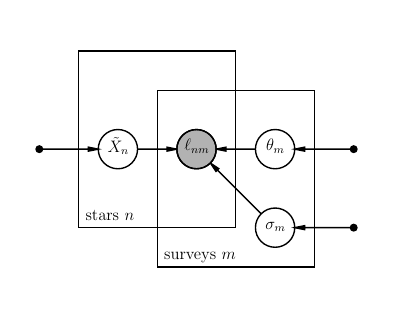

This figure's Python source:
from matplotlib import rc
rc("font", family="serif", size=12)
rc("text", usetex=True)

import daft

if __name__ == "__main__":
    pgm = daft.PGM([5, 4], origin=[-2.5, -2.10])
    pgm.add_node(daft.Node("god", r"", -2, 0, fixed=True))
    pgm.add_node(daft.Node("obs", r"$\mathcal{\ell}_{nm}$", 0, 0, observed=True))
    pgm.add_node(daft.Node("true", r"$\tilde{X}_n$", -1, 0))
    pgm.add_node(daft.Node("theta", r"$\theta_m$", 1, 0))
    pgm.add_node(daft.Node("sigma", r"$\sigma_m$", 1, -1))
    pgm.add_node(daft.Node("reg_theta", r"", 2, 0, fixed=True))
    pgm.add_node(daft.Node("reg_sigma", r"", 2, -1, fixed=True))
    pgm.add_plate(daft.Plate([-1.5, -1.00, 2, 2.25], label=r"stars $n$"))
    pgm.add_plate(daft.Plate([-0.5, -1.50, 2, 2.25], label=r"surveys $m$"))
    pgm.add_edge("theta", "obs")
    pgm.add_edge("true", "obs")
    pgm.add_edge("god", "true")
    pgm.add_edge("reg_theta", "theta")
    pgm.add_edge("reg_sigma", "sigma")
    pgm.add_edge("sigma", "obs")
    pgm.render()
    pgm.figure.savefig("pgm.pdf")
